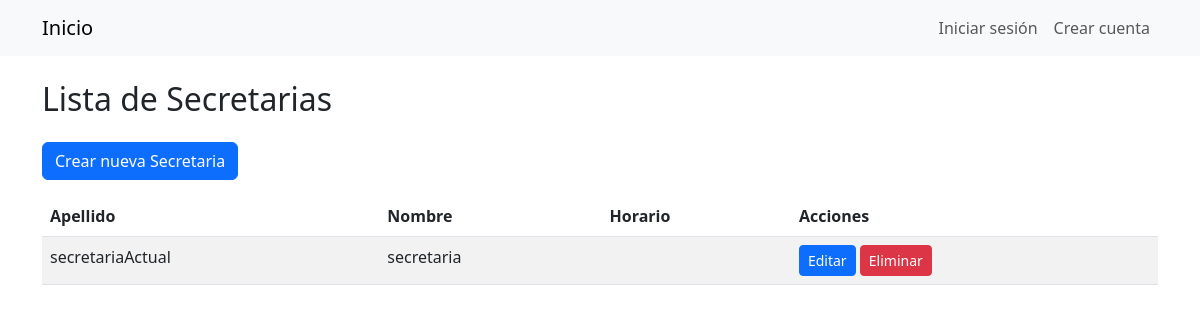
The page /secretarias/ on the database as committed earlier.
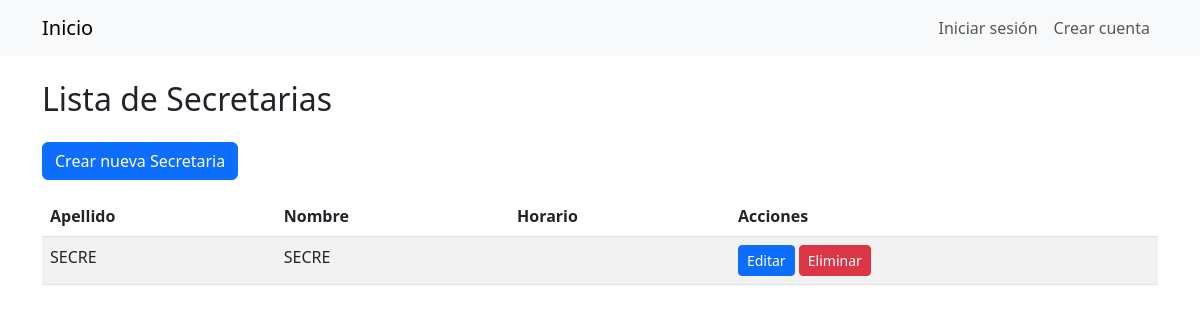
The same page on the database as committed later.
### Gestion/models/secretaria.py (models this page shows, shortened)
class Secretaria(models.Model):
    usuario = models.OneToOneField(Usuario, on_delete=models.CASCADE, primary_key=True)
    horario_entrada= models.CharField(max_length=5,blank=True)
    horario_salida= models.CharField(max_length=5,blank=True)
    class Meta:
        verbose_name = 'Secretaria'
        verbose_name_plural = 'Secretarias'

### Gestion/models/usuario.py (models this page shows, shortened)
class Usuario(AbstractBaseUser):
    dni = models.IntegerField(unique=True)
    nombre = models.CharField(max_length=30)
    apellido = models.CharField(max_length=30)
    email = models.EmailField(max_length=60)
    telefono = models.CharField(max_length=12)
    is_active = models.BooleanField(default=True)
    is_staff = models.BooleanField(default=False)
    is_superuser = models.BooleanField(default=False)
    groups = models.ManyToManyField(
        Group,
        verbose_name='grupos',
        blank=True,
        help_text='Los grupos a los que pertenece el usuario.',
        related_name='user_set'
    )
    user_permissions = models.ManyToManyField(
        Permission,
        verbose_name='permisos',
        blank=True,
        help_text='Permisos específicos para este usuario.',
        related_name='user_set'
    )
    USERNAME_FIELD = 'dni'
    REQUIRED_FIELDS = ['nombre', 'apellido', 'email', 'telefono']
    objects = UsuarioManager()

### Gestion/views.py (the view)
# urls.py: path('secretarias/', views.SecretariaListView.as_view(), name='secretaria_list'),
class SecretariaListView(generic.ListView):
    model = Secretaria
    template_name = 'secretaria/secretaria_list.html'

### Gestion/templates/secretaria/secretaria_list.html
{% extends "base.html" %}
{% block content %}
  <h2 class="mb-4">Lista de Secretarias</h2>
  <a href="{% url 'secretaria_create' %}" class="btn btn-primary mb-3">Crear nueva Secretaria</a>
  <table class="table table-striped">
    <thead>
      <tr>
        <th>Apellido</th>
        <th>Nombre</th>
        <th>Horario</th>
        <th>Acciones</th>
      </tr>
    </thead>
    <tbody>
      {% for secretaria in object_list %}
        <tr>
          <td>{{ secretaria.usuario.apellido }}</td>
          <td>{{ secretaria.usuario.nombre }}</td>
          <td>{{ secretaria.horario }}</td>
          <td>
            <a href="{% url 'secretaria_update' secretaria.pk %}" class="btn btn-primary btn-sm">Editar</a>
            <a href="{% url 'secretaria_delete' secretaria.pk %}" class="btn btn-danger btn-sm">Eliminar</a>
          </td>
        </tr>
      {% endfor %}
    </tbody>
  </table>
{% endblock %}

Rows that differ between the two databases and show on the page:
removed Secretaria: usuario.apellido "secretariaActual", usuario.nombre "secretaria"
added Secretaria: usuario.apellido "SECRE", usuario.nombre "SECRE"
